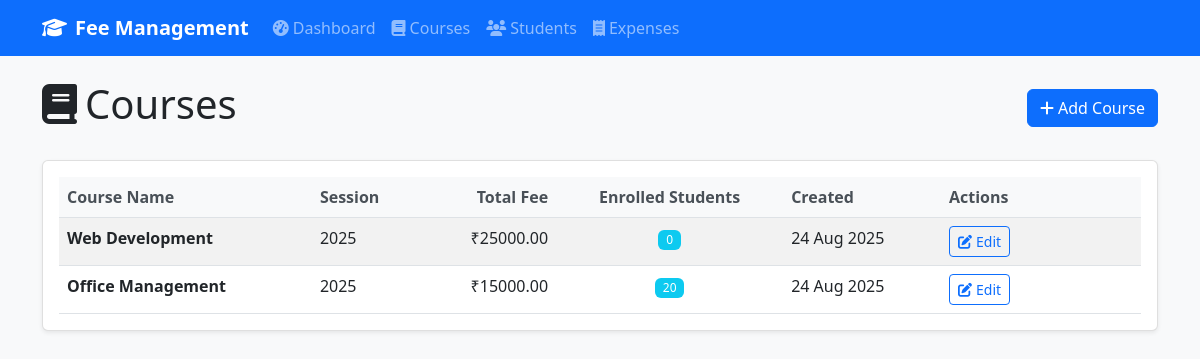
Page /courses/ on the committed database.
### models.py (models this page shows, shortened)
class Course(db.Model):
    id = db.Column(db.Integer, primary_key=True)
    name = db.Column(db.String(100), nullable=False)
    session = db.Column(db.String(50), nullable=False)
    total_fee = db.Column(db.Float, nullable=False)
    created_at = db.Column(db.DateTime, default=datetime.utcnow)
    students = db.relationship('Student', backref='course', lazy=True)

### blueprints/courses.py (the view)
@courses_bp.route('/')
def list():
    courses = Course.query.order_by(Course.created_at.desc()).all()
    return render_template('courses/list.html', courses=courses)

### templates/courses/list.html (shortened to what this page needs)
{% extends "base.html" %}
{% block content %}
<div class="d-flex justify-content-between align-items-center mb-4">
    <h1>
        <i class="fas fa-book me-2"></i>Courses
    </h1>
    <a href="{{ url_for('courses.add') }}" class="btn btn-primary">
        <i class="fas fa-plus me-1"></i>Add Course
    </a>
</div>
<div class="card">
    <div class="card-body">
        {% if courses %}
            <div class="table-responsive">
                <table class="table table-striped">
                    <thead>
                        <tr>
                            <th>Course Name</th>
                            <th>Session</th>
                            <th class="text-end">Total Fee</th>
                            <th class="text-center">Enrolled Students</th>
                            <th>Created</th>
                            <th width="200">Actions</th>
                        </tr>
                    </thead>
                    <tbody>
                        {% for course in courses %}
                        <tr>
                            <td>
                                <strong>{{ course.name }}</strong>
                            </td>
                            <td>{{ course.session }}</td>
                            <td class="text-end">₹{{ "%.2f"|format(course.total_fee) }}</td>
                            <td class="text-center">
                                <span class="badge bg-info">{{ course.students|selectattr('is_archived', 'equalto', False)|list|length }}</span>
                            </td>
                            <td>{{ course.created_at.strftime('%d %b %Y') }}</td>
                            <td>
                                <a href="{{ url_for('courses.edit', id=course.id) }}" class="btn btn-sm btn-outline-primary">
                                    <i class="fas fa-edit me-1"></i>Edit
                                </a>
                            </td>
                        </tr>
                        {% endfor %}
                    </tbody>
                </table>
            </div>
        {% endif %}
    </div>
</div>
{% endblock %}

### static/css/custom.css (style rules this page uses)
body { background-color: #f8f9fa; font-family: 'Segoe UI', Tahoma, Geneva, Verdana, sans-serif; }
.card { box-shadow: 0 0.125rem 0.25rem rgba(0, 0, 0, 0.075); border: 1px solid rgba(0, 0, 0, 0.125); margin-bottom: 1rem; }
.table { margin-bottom: 0; }
.table th { border-top: none; font-weight: 600; color: #495057; background-color: #f8f9fa; }
.btn { font-weight: 500; }
.btn-sm { font-size: 0.875rem; }
.badge { font-weight: 500; }

### rows in the picture
Course: name "Web Development", session "2025", total_fee "25000.00", students|selectattr "0", created_at "24 Aug 2025"
Course: name "Office Management", session "2025", total_fee "15000.00", students|selectattr "20", created_at "24 Aug 2025"
